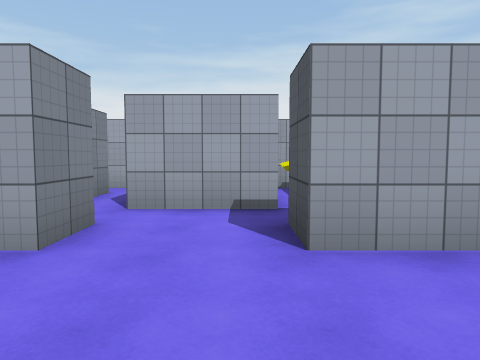
View 1 (above)

21 first-person views from a walk through a Unity game level. The camera is 1.4 m above the floor, tilts 4° down and sees 70° across. The floor is counted in squares, 2 m on a side. Each view is taken from the middle of a square. On the plan, view 1 faces up. The plan holds only what a view shows up to about 11 squares ahead; the rest is blank. The player is left out. Surface patterns are stand-ins for the level's own textures.

View 2
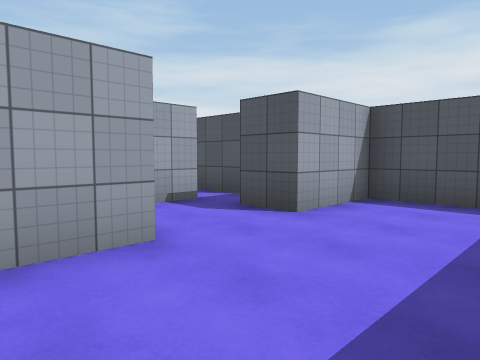

View 3
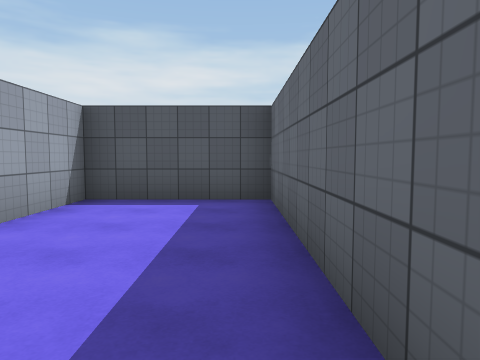

View 4
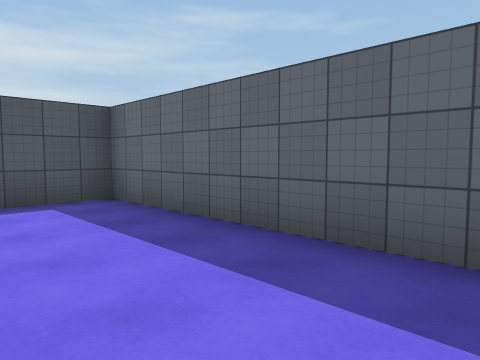

View 5
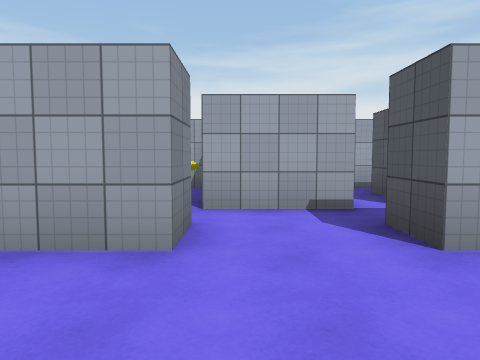

View 6
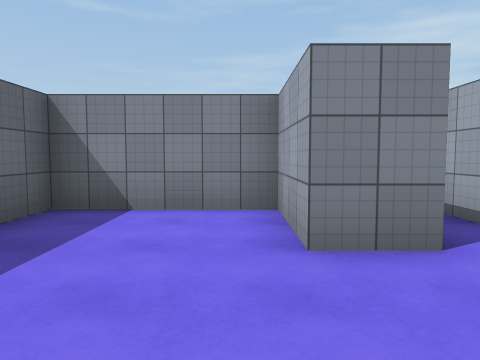

View 7
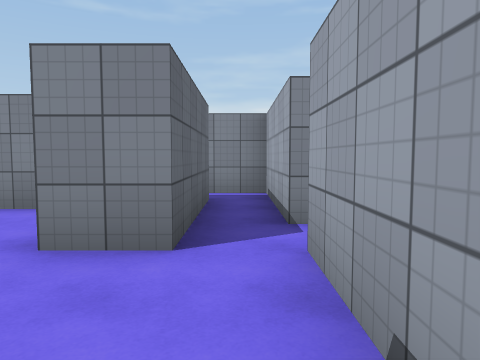

View 8
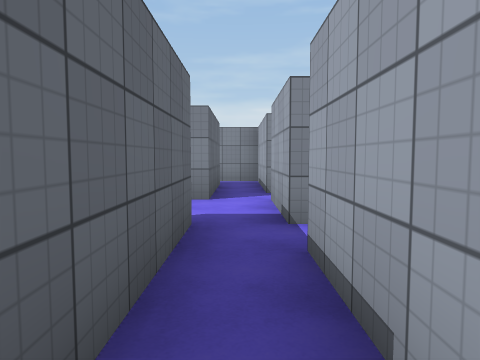

View 9
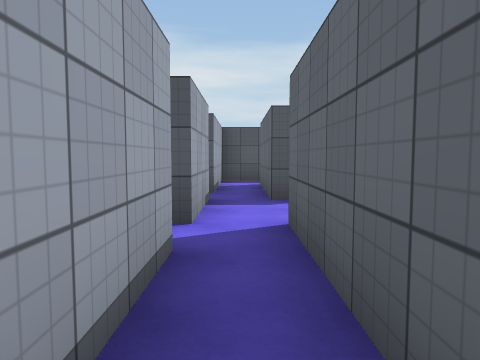

View 10
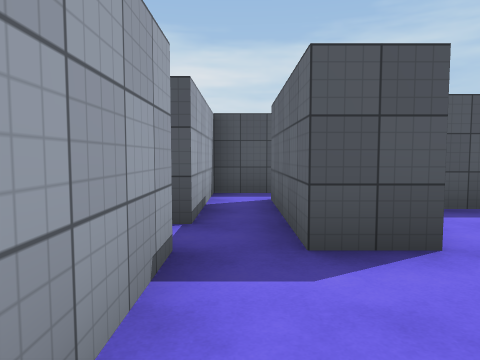

View 11
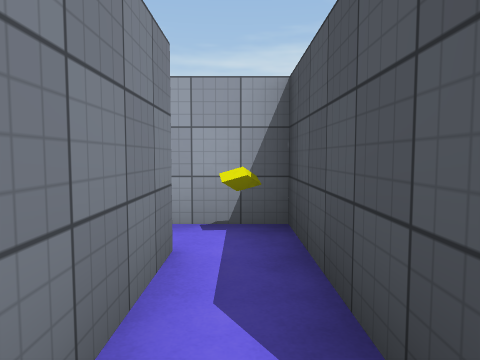

View 12
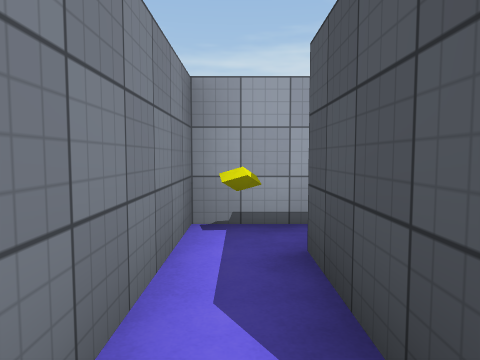

View 13
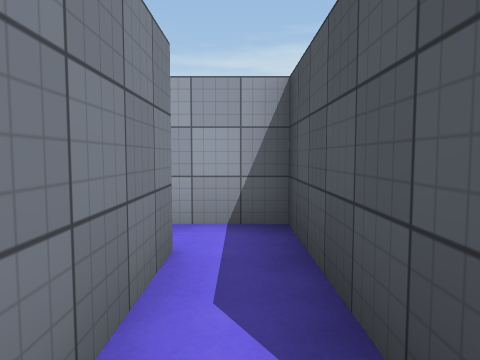

View 14
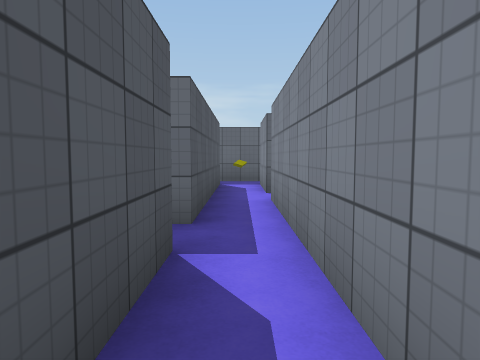

View 15
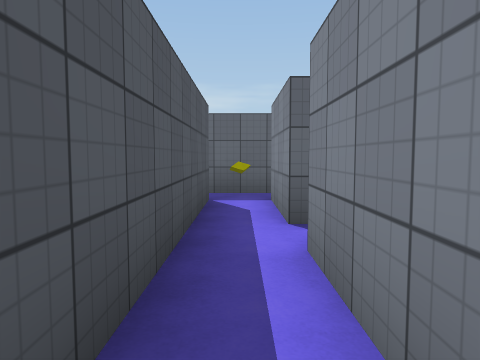

View 16
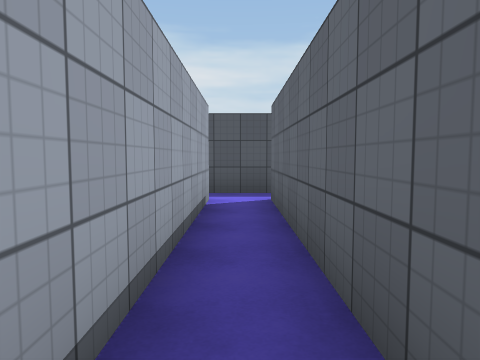

View 17
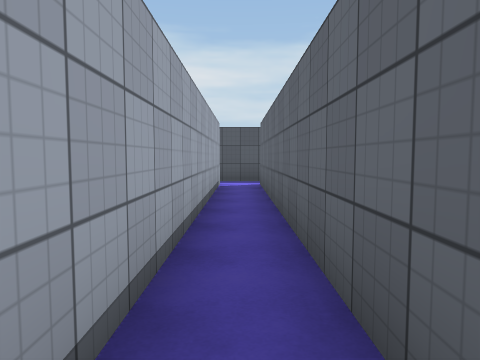

View 18
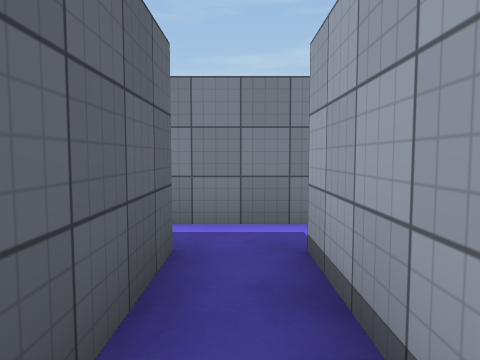

View 19
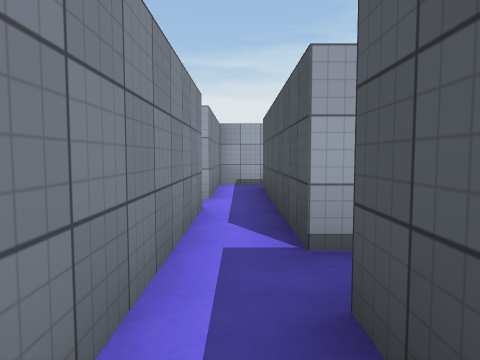

View 20
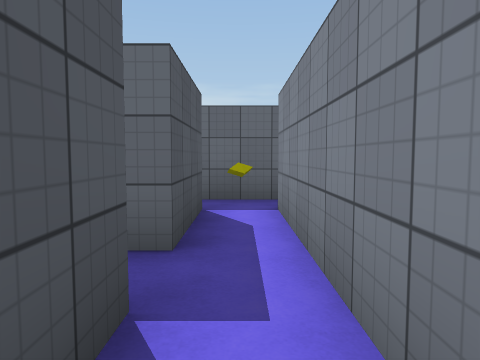

View 21
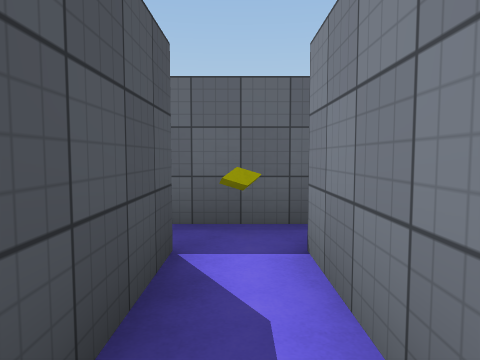

### Floor plan
Ten units are one square. View 1 is at (0, 0); x grows to the right and y downward. Boxes are objects, and circles mark ways between rooms. Rooms are numbered by the first view taken in them; rooms with no view inside come last. Other rooms are left out.
<svg viewBox="-70 -80 130 130">
<path fill="none" stroke="#000" d="M-15 -25 -35 -25 -35 5 25 5 25 -25 5 -25M5 -45 -15 -45M5 -25 5 -35 35 -35M-25 -35 -15 -35 -15 -25M35 -45 15 -45M35 -35 35 -15M45 -15 45 -45 35 -45M-25 -45 -55 -45 -55 -15M-45 -15 -45 -35 -25 -35M35 -15 35 15M45 15 45 -5M-45 45 -45 25 35 25 35 45M-55 15 -55 45M35 15 -45 15M45 45 45 15M-55 -5 -55 15M-45 15 -45 -15M-25 -65 -25 -45M-15 -45 -15 -75 -30 -75"/>
<rect x="-25" y="-75" width="10" height="10" fill="#bbb"><title>yellow cube</title></rect>
<circle cx="-5" cy="-30" r="3" fill="#2a7"/>
<circle cx="25" cy="-40" r="3" fill="#2a7"/>
<circle cx="-35" cy="-40" r="3" fill="#2a7"/>
<circle cx="-20" cy="-55" r="3" fill="#2a7"/>
<circle cx="40" cy="-25" r="3" fill="#2a7"/>
<circle cx="-50" cy="-25" r="3" fill="#2a7"/>
<circle cx="40" cy="5" r="3" fill="#2a7"/>
<circle cx="-50" cy="5" r="3" fill="#2a7"/>
<text x="-10" y="-10">1</text>
<text x="0" y="-40">2</text>
<text x="40" y="-30">3</text>
<text x="-40" y="-40">4</text>
<text x="50" y="-10">5</text>
<text x="-10" y="20">6</text>
<text x="-50" y="0">7</text>
<text x="-20" y="-60">8</text>
</svg>
Room 1 opens to room 2. Room 2 opens to room 3. Room 2 opens to room 4. Room 2 opens to room 8. Room 3 opens to room 5. Room 4 opens to room 7. Room 5 opens to room 6. Room 6 opens to room 7.

Where each view was taken, in squares from view 1:
view 1: 0 up, 0 right, facing up
view 2: 0 up, 3 left, facing up-right
view 3: 0 up, 3 left, facing right
view 4: 2 up, 3 left, facing down-right
view 5: 0 up, 1 left, facing up
view 6: 2 up, 1 right, facing left
view 7: 4 up, 1 right, facing left
view 8: 4 up, 4 right, facing left
view 9: 4 up, 5 left, facing right
view 10: 4 up, 2 left, facing right
view 11: 4 up, 2 left, facing up
view 12: 4 up, 1 right, facing up
view 13: 1 up, 4 right, facing up
view 14: 4 up, 4 right, facing down
view 15: 1 up, 4 right, facing down
view 16: 2 down, 2 left, facing right
view 17: 2 down, 5 left, facing right
view 18: 2 down, 2 left, facing left
view 19: 4 down, 5 left, facing up
view 20: 0 up, 5 left, facing down
view 21: 2 down, 5 left, facing down
